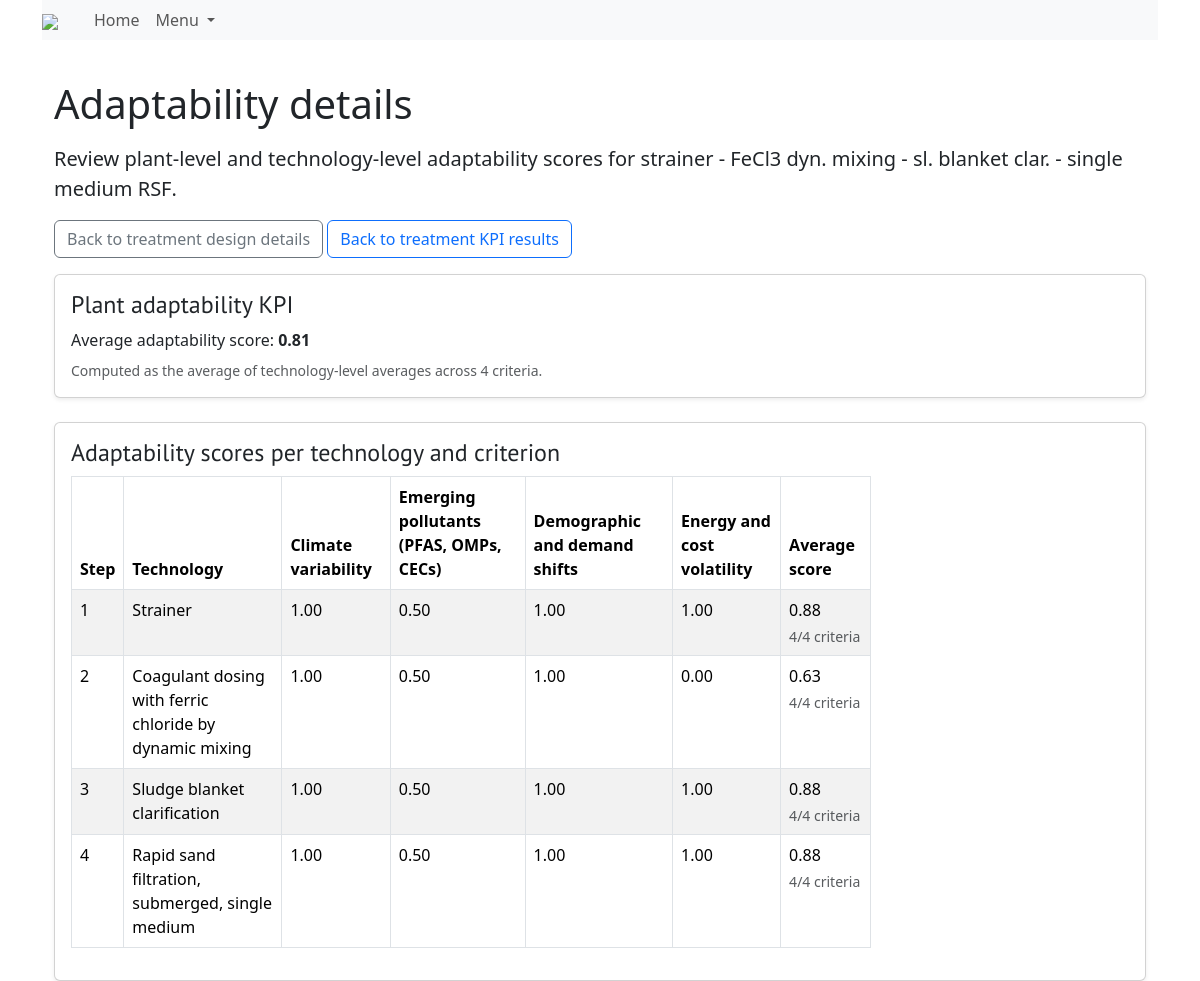
/treatmentplant/1/adaptability/, run on the app's committed database.
### drinq/models.py (models this page shows, shortened)
class TreatmentPlant(models.Model):
    id = models.AutoField(primary_key=True, unique=True)
    configuration = models.ForeignKey(
        MultiStepConfiguration, models.CASCADE, blank=True, null=True,
        db_column='configuration')
    option = models.IntegerField(
        blank=False, null=False,
        help_text="Identifying number in a set of preliminary treatment design options"
        )
    name = models.TextField(blank=True, null=False)
    description = models.TextField(blank=True, null=True)
    slug = models.SlugField(unique=True, blank=True)
    class Meta:
        db_table = 'treatmentplant'
        verbose_name_plural = "treatment plants"

class AdaptabilityCriterion(models.Model):
    id = models.AutoField(primary_key=True, unique=True)
    slug = models.TextField(unique=True, null=False)
    label = models.TextField(blank=True, null=True)
    class Meta:
        db_table = 'adaptability_criterion'
        verbose_name_plural = "adaptability criteria"

class Technology(models.Model):
    id = models.AutoField(primary_key=True, unique=True)
    name = models.TextField(unique=True, null=False)
    description = models.TextField(blank=True, null=True)
    slug = AutoSlugField(populate_from='name')
    advantage = models.TextField(null=True, max_length=500)
    disadvantage = models.TextField(null=True, max_length=500)
    class Meta:
        db_table = 'technology'
        verbose_name_plural = "technologies"

### drinq/views.py (the view)
class AdaptabilityDetailView(generic.DetailView):
    model = TreatmentPlant
    template_name = 'drinq/adaptability_details.html'
    pk_url_kwarg = 'plant_id'
    def get_context_data(self, **kwargs):
        context = super().get_context_data(**kwargs)
        treatment_layout = (
            TreatmentPlantLayout.objects
            .filter(treatmentplant=self.object)
            .select_related('technology')
            .order_by('step')
        )
        technologies = [
            layout.technology for layout in treatment_layout
            if layout.technology is not None
        ]
        adaptability_data = get_adaptability_scores_for_technologies(
            technologies)
        criteria = adaptability_data['criteria']
        matrix_rows = []
        for layout in treatment_layout:
            technology_id = layout.technology_id
            criterion_score_map = adaptability_data[
                'technology_criterion_scores'].get(technology_id, {})
            matrix_rows.append({
                'step': layout.step,
                'technology_name': layout.technology.name,
                'criterion_scores': [
                    criterion_score_map.get(criterion['id'])
                    for criterion in criteria
                ],
                'average_score': adaptability_data[
                    'technology_scores'].get(technology_id),
                'criteria_count': adaptability_data[
                    'technology_criteria_counts'].get(technology_id, 0),
            })
        context['treatment_plant'] = self.object
        context['adaptability_criteria'] = criteria
        context['adaptability_matrix_rows'] = matrix_rows
        context['plant_adaptability_score'] = adaptability_data['plant_score']
        context['adaptability_criteria_total'] = (
            adaptability_data['criteria_total'])
        return context

### templates/drinq/adaptability_details.html
{% extends 'base.html' %}
{% load i18n %}
{% block content %}
<body class="bg-light">
<div class="container mt-4">
    <h1 class="mb-3">Adaptability details</h1>
    <p class="lead">
        Review plant-level and technology-level adaptability scores for
        <strong>{{ treatment_plant.name }}</strong>.
    </p>
    <div class="mb-3">
        <a href="{% url 'design_detail' treatment_plant.slug %}" class="btn btn-outline-secondary">
            Back to treatment design details
        </a>
        <a href="{% url 'design_parameter_results' treatment_plant.id %}" class="btn btn-outline-primary">
            Back to treatment KPI results
        </a>
    </div>
    <div class="card shadow-sm p-3 bg-white mb-4">
        <h2 class="h4">Plant adaptability KPI</h2>
        {% if plant_adaptability_score is not None %}
            <p class="mb-1">
                Average adaptability score: <strong>{{ plant_adaptability_score|floatformat:2 }}</strong>
            </p>
            <p class="form-text text-muted mb-0">
                Computed as the average of technology-level averages across
                {{ adaptability_criteria_total }} criteria.
            </p>
        {% else %}
            <p class="mb-0"><em>No adaptability score available for this plant.</em></p>
        {% endif %}
    </div>
    <div class="card shadow-sm p-3 bg-white">
        <h2 class="h4">Adaptability scores per technology and criterion</h2>
        <table class="table table-striped table-bordered">
            <thead>
                <tr>
                    <th>Step</th>
                    <th>Technology</th>
                    {% for criterion in adaptability_criteria %}
                        <th>{{ criterion.display_name }}</th>
                    {% endfor %}
                    <th>Average score</th>
                </tr>
            </thead>
            <tbody>
                {% for row in adaptability_matrix_rows %}
                    <tr>
                        <td>{{ row.step }}</td>
                        <td>{{ row.technology_name }}</td>
                        {% for score in row.criterion_scores %}
                            <td>
                                {% if score is not None %}
                                    {{ score|floatformat:2 }}
                                {% else %}
                                    <em>N/A</em>
                                {% endif %}
                            </td>
                        {% endfor %}
                        <td>
                            {% if row.average_score is not None %}
                                {{ row.average_score|floatformat:2 }}
                                <div class="form-text text-muted small">
                                    {{ row.criteria_count }}/{{ adaptability_criteria_total }} criteria
                                </div>
                            {% else %}
                                <em>N/A</em>
                            {% endif %}
                        </td>
                    </tr>
                {% endfor %}
            </tbody>
        </table>
    </div>
</div>
</body>
{% endblock %}

### drinq/static/css/drinq.css (style rules this page uses)
.page-header h1, .h1, h1 { margin-top: 1em; }
.h2, h2 { margin-top: .67em; }
.h3, h3, .h4, h4 { font-family: 'PT Sans', cursive; }
@media (min-width: 750px) { table { max-width: 800px; width: 100%; margin-left: 0; margin-right: auto; } }

### data on the page
TreatmentPlant: name "strainer - FeCl3 dyn. mixing - sl. blanket clar. - single medium RSF"
AdaptabilityCriterion: display_name "Climate variability"
AdaptabilityCriterion: display_name "Emerging pollutants (PFAS, OMPs, CECs)"
AdaptabilityCriterion: display_name "Demographic and demand shifts"
AdaptabilityCriterion: display_name "Energy and cost volatility"
Technology: technology_name "Strainer"
Technology: technology_name "Coagulant dosing with ferric chloride by dynamic mixing"
Technology: technology_name "Sludge blanket clarification"
Technology: technology_name "Rapid sand filtration, submerged, single medium"

### other printed values
{{ plant_adaptability_score|floatformat:2 }} "0.81"
{{ adaptability_criteria_total }} "4"
{{ row.step }} "1" "2" "3" "4"
{{ score|floatformat:2 }} "1.00" "0.50" "1.00" "1.00" "1.00" "0.50" "1.00" "0.00" "1.00" "0.50" "1.00" "1.00" "1.00" "0.50" "1.00" "1.00"
{{ row.average_score|floatformat:2 }} "0.88" "0.63" "0.88" "0.88"
{{ row.criteria_count }} "4" "4" "4" "4"
{{ adaptability_criteria_total }} "4" "4" "4" "4"
